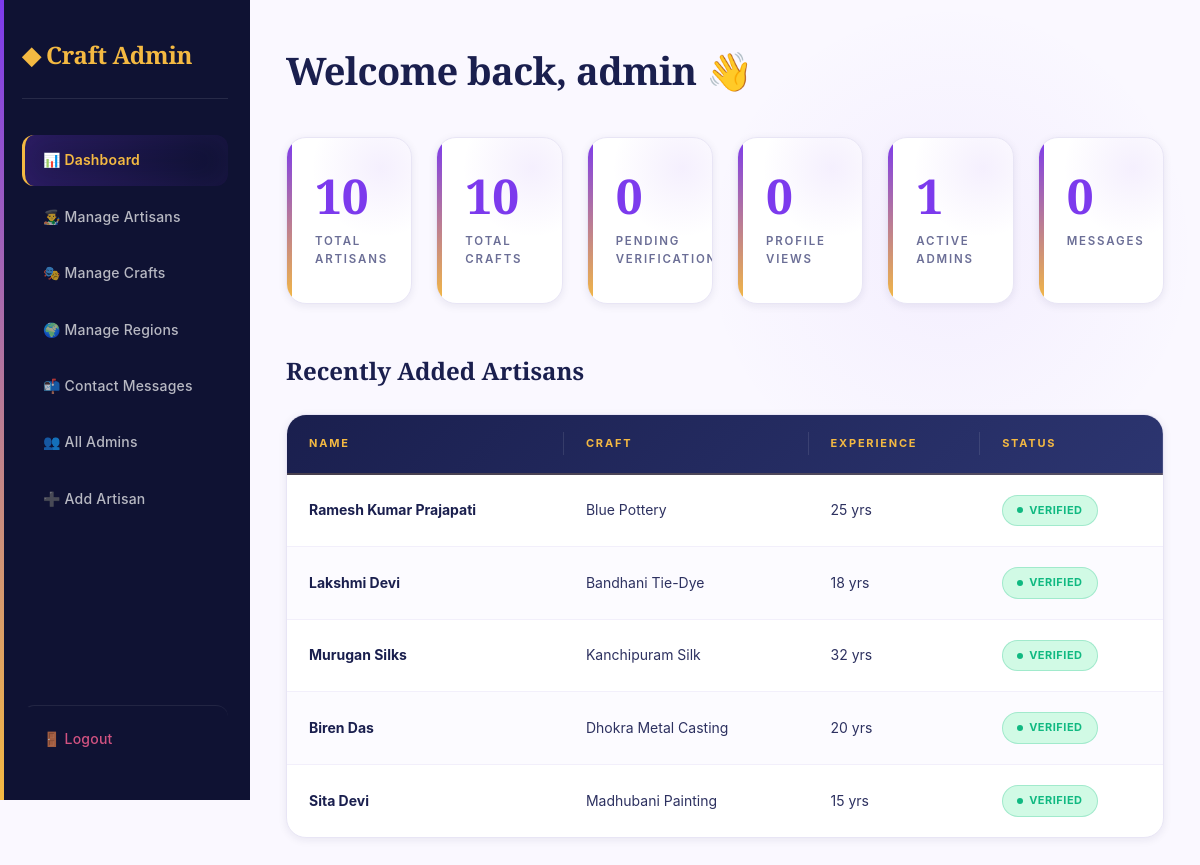
Page /admin/dashboard.php (signed in) on the committed database.
### tables this page shows
CREATE TABLE artisans (
    id INT AUTO_INCREMENT PRIMARY KEY,
    name VARCHAR(150) NOT NULL,
    craft_id INT,
    region_id INT,
    experience_years INT DEFAULT 0,
    workshop_address TEXT,
    contact_number VARCHAR(20),
    email VARCHAR(150),
    description TEXT,
    technique TEXT,
    image VARCHAR(255) DEFAULT NULL,
    is_verified TINYINT(1) DEFAULT 0,
    profile_views INT DEFAULT 0,
    created_at TIMESTAMP DEFAULT CURRENT_TIMESTAMP,
    FOREIGN KEY (craft_id) REFERENCES crafts(id) ON DELETE SET NULL,
    FOREIGN KEY (region_id) REFERENCES regions(id) ON DELETE SET NULL,
    INDEX idx_artisan_craft (craft_id),
    INDEX idx_artisan_region (region_id),
    INDEX idx_artisan_verified (is_verified)
);

CREATE TABLE crafts (
    id INT AUTO_INCREMENT PRIMARY KEY,
    craft_name VARCHAR(150) NOT NULL,
    category_id INT,
    region_id INT,
    description TEXT,
    image VARCHAR(255) DEFAULT NULL,
    created_at TIMESTAMP DEFAULT CURRENT_TIMESTAMP,
    FOREIGN KEY (category_id) REFERENCES categories(id) ON DELETE SET NULL,
    FOREIGN KEY (region_id) REFERENCES regions(id) ON DELETE SET NULL,
    INDEX idx_craft_category (category_id),
    INDEX idx_craft_region (region_id)
);

### includes/functions.php (called while the page is built, shortened)
<?php
function e($str) {
    return htmlspecialchars($str ?? '', ENT_QUOTES, 'UTF-8');
}
?>

### admin/dashboard.php (the view, shortened to what this page needs)
<?php
include '../includes/db.php';
include '../includes/functions.php';
$totalArtisans  = $conn->query("SELECT COUNT(*) c FROM artisans")->fetch_assoc()['c'];
$pendingArts    = $conn->query("SELECT COUNT(*) c FROM artisans WHERE is_verified=0")->fetch_assoc()['c'];
$totalCrafts    = $conn->query("SELECT COUNT(*) c FROM crafts")->fetch_assoc()['c'];
$totalViews     = $conn->query("SELECT SUM(profile_views) c FROM artisans")->fetch_assoc()['c'] ?? 0;
$totalAdmins    = $conn->query("SELECT COUNT(*) c FROM admins")->fetch_assoc()['c'];
$totalContacts  = $conn->query("SELECT COUNT(*) c FROM contacts")->fetch_assoc()['c'];
$recent = $conn->query("SELECT a.*, c.craft_name FROM artisans a
                        LEFT JOIN crafts c ON a.craft_id=c.id
                        ORDER BY a.created_at DESC LIMIT 5");
?>
<!DOCTYPE html>
<html>
<head>
<link rel="stylesheet" href="../assets/css/style.css">
</head>
<body class="admin-body">
<aside class="admin-side">
  <h3>◆ Craft Admin</h3>
  <a href="dashboard.php"       class="<?= basename($_SERVER['PHP_SELF'])=='dashboard.php'?'active':'' ?>">📊 Dashboard</a>
  <a href="manage-artisans.php" class="<?= basename($_SERVER['PHP_SELF'])=='manage-artisans.php'?'active':'' ?>">👨‍🎨 Manage Artisans</a>
  <a href="manage-crafts.php"   class="<?= basename($_SERVER['PHP_SELF'])=='manage-crafts.php'?'active':'' ?>">🎭 Manage Crafts</a>
  <a href="manage-regions.php"  class="<?= basename($_SERVER['PHP_SELF'])=='manage-regions.php'?'active':'' ?>">🌍 Manage Regions</a>
  <a href="manage-contacts.php" class="<?= basename($_SERVER['PHP_SELF'])=='manage-contacts.php'?'active':'' ?>">📬 Contact Messages</a>
  <a href="manage-admins.php"   class="<?= basename($_SERVER['PHP_SELF'])=='manage-admins.php'?'active':'' ?>">👥 All Admins</a>
  <a href="add-artisan.php"     class="<?= basename($_SERVER['PHP_SELF'])=='add-artisan.php'?'active':'' ?>">➕ Add Artisan</a>
  <a href="logout.php">🚪 Logout</a>
</aside>
<main class="admin-main">
  <h1>Welcome back, <?= e($_SESSION['admin']) ?> 👋</h1>
  <div class="dash-grid" style="grid-template-columns:repeat(6,1fr);">
    <div class="dash-card"><h4><?= $totalArtisans ?></h4><p>Total Artisans</p></div>
    <div class="dash-card"><h4><?= $totalCrafts ?></h4><p>Total Crafts</p></div>
    <div class="dash-card"><h4><?= $pendingArts ?></h4><p>Pending Verifications</p></div>
    <div class="dash-card"><h4><?= $totalViews ?></h4><p>Profile Views</p></div>
    <div class="dash-card" style="cursor:pointer;" onclick="location.href='manage-admins.php'">
      <h4><?= $totalAdmins ?></h4><p>Active Admins</p>
    </div>
    <div class="dash-card" style="cursor:pointer;" onclick="location.href='manage-contacts.php'">
      <h4><?= $totalContacts ?></h4><p>Messages</p>
    </div>
  </div>
  <h2 style="font-family:var(--font-display);font-size:24px;color:var(--indigo);margin:36px 0 20px;">
    Recently Added Artisans
  </h2>
  <table class="admin-table">
    <thead>
      <tr><th>Name</th><th>Craft</th><th>Experience</th><th>Status</th></tr>
    </thead>
    <tbody>
      <?php if($recent->num_rows === 0): ?>
        <tr><td colspan="4" style="text-align:center;color:var(--muted);font-style:italic;padding:40px;">No artisans yet.</td></tr>
      <?php else: while($r = $recent->fetch_assoc()): ?>
      <tr>
        <td><strong style="color:var(--indigo);"><?= e($r['name']) ?></strong></td>
        <td><?= e($r['craft_name']) ?></td>
        <td><?= $r['experience_years'] ?> yrs</td>
        <td>
          <?php if($r['is_verified']): ?>
            <span class="badge badge-success">Verified</span>
          <?php else: ?>
            <span class="badge badge-warn">Pending</span>
          <?php endif; ?>
        </td>
      </tr>
      <?php endwhile; endif; ?>
    </tbody>
  </table>
</main>
</body>
</html>

### rows in the picture
artisans: name "Ramesh Kumar Prajapati", craft.craft_name "Blue Pottery", experience_years "25", is_verified "VERIFIED"
artisans: name "Lakshmi Devi", craft.craft_name "Bandhani Tie-Dye", experience_years "18", is_verified "VERIFIED"
artisans: name "Murugan Silks", craft.craft_name "Kanchipuram Silk", experience_years "32", is_verified "VERIFIED"
artisans: name "Biren Das", craft.craft_name "Dhokra Metal Casting", experience_years "20", is_verified "VERIFIED"
artisans: name "Sita Devi", craft.craft_name "Madhubani Painting", experience_years "15", is_verified "VERIFIED"

### other values in the picture
$_SESSION['admin'] "admin"
$totalArtisans "10"
$totalCrafts "10"
$pendingArts "0"
$totalViews "0"
$totalAdmins "1"
$totalContacts "0"
